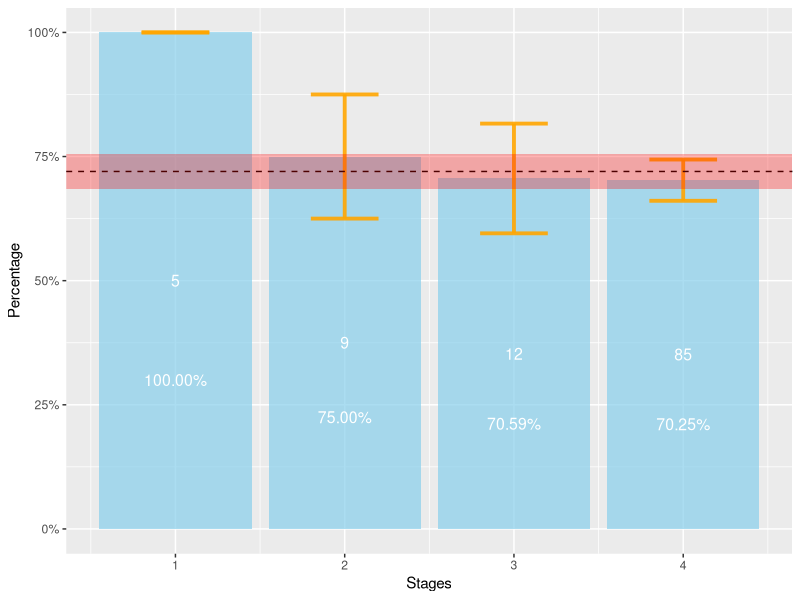
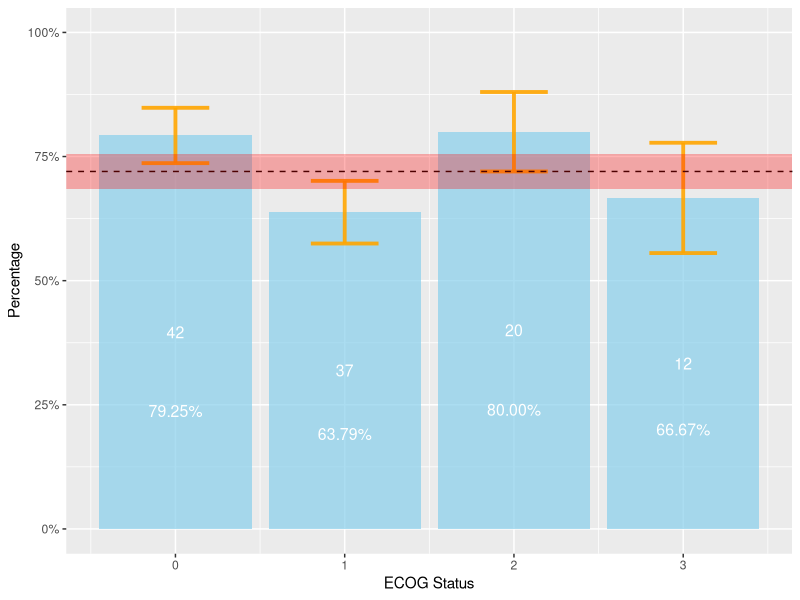
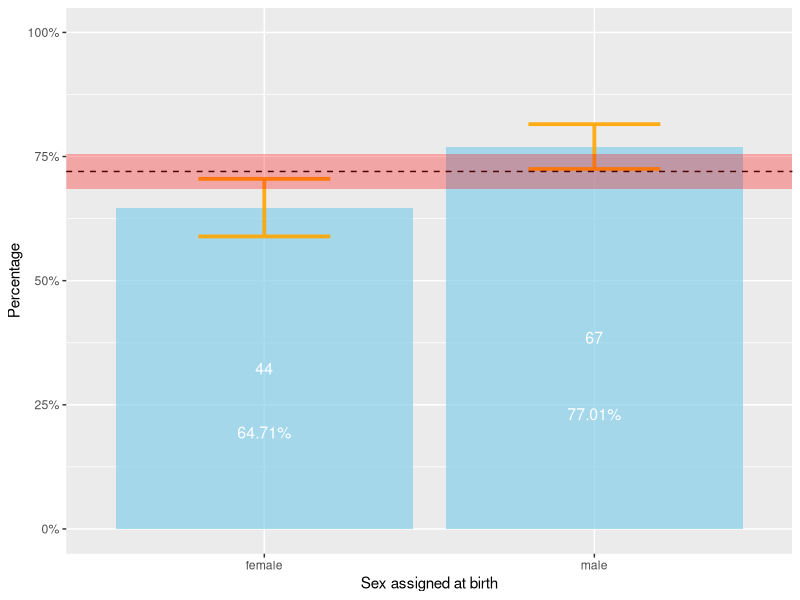
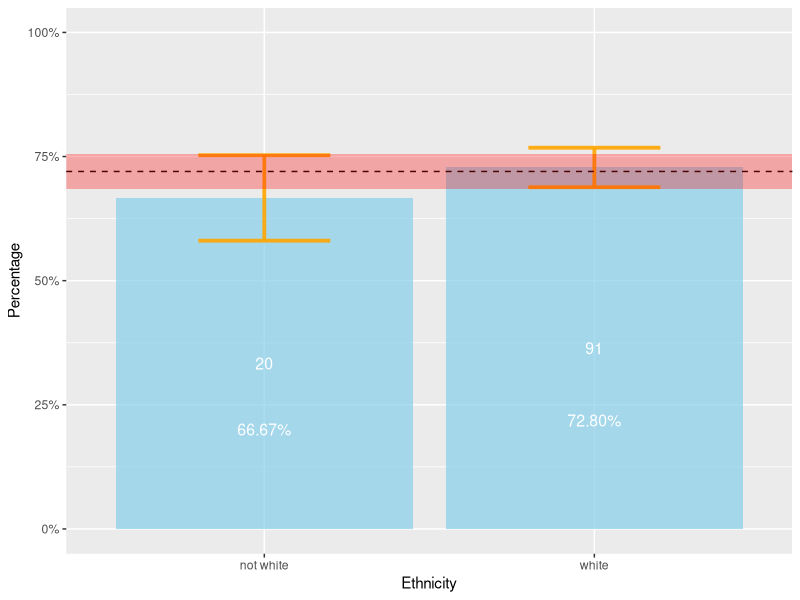
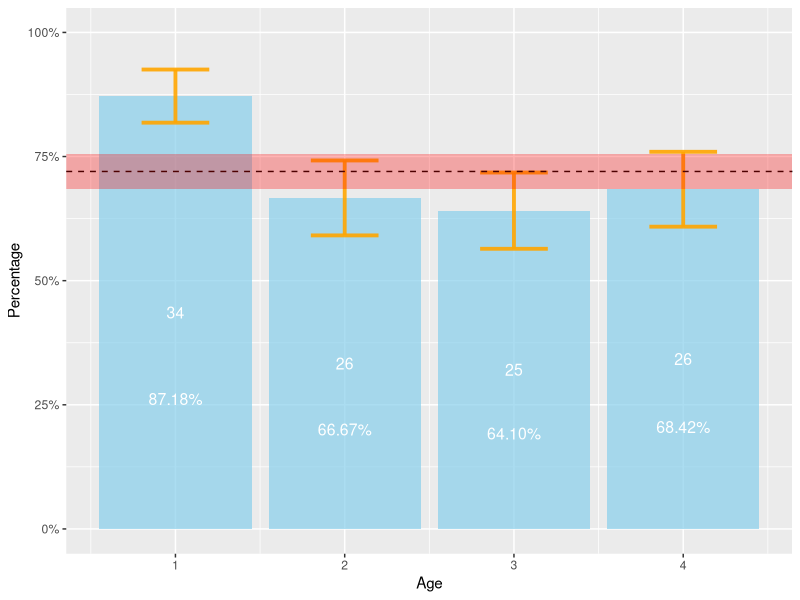
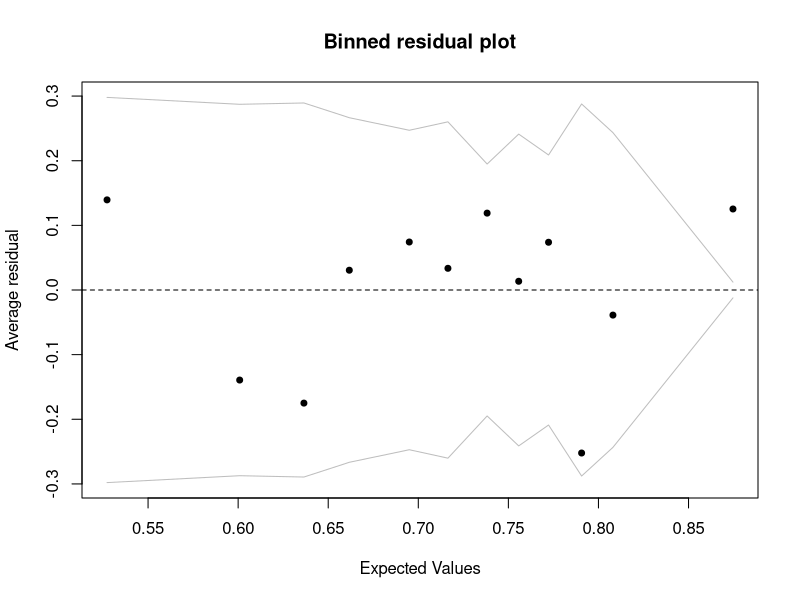

Source code (R) for these figures, in order:
## ---- chunk 1
knitr::opts_chunk$set(echo = TRUE)
## ---- chunk 2
#package we use
library(arm)
library(stringr)
library(dplyr)
library(arm)
library(MASS)
library(tidyverse)
## ---- chunk 3
dat <- read_csv('data.csv')
#second opinion tag 

dat$second_opinion <- str_detect(dat$`Reason No Referral`, pattern = 'second opinion') | str_detect(dat$`Somatic Testing
(y,n,other)`, pattern = 'second opinion')

#number of patients with second opinion
#sum(dat$second_opinion)

#the data we will use for the further analysis(exclude patients with second opinion)
dat_1 <- dat[dat$second_opinion == FALSE,]

#referral rate = ordered test / total number
#re-encoding 
dat_1$test <- ifelse(str_detect(dat_1$`Testing Ordered`, pattern = 'yes'), 1, 0)

#referral rate through time 
dat_1$`Initial Appt (#1-30)`[dat_1$`Initial Appt (#1-30)`> 15 & dat_1$`Initial Appt (#1-30)`< 16]  <- 15
dat_1$`Initial Appt (#1-30)`[dat_1$`Initial Appt (#1-30)`> 22 & dat_1$`Initial Appt (#1-30)`< 23]  <- 22

dat_1$`Genetics Referrals`<- ifelse(dat_1$`# Genetics Referrals` >0, "yes", "no")
dat_1$`Ethnicity/ Ancestry`<- ifelse(dat_1$`Ethnicity/ Ancestry` == "white", "white", "not white")

## ---- chunk 4
# average referral rate
avg_referral <- mean(dat_1$`Genetics Referrals` == 'yes')
#se
sqrt(avg_referral*(1-avg_referral)/nrow(dat_1))
## ---- chunk 5

df5<- dat_1 %>%
  count(`Genetics Referrals`,`Stage at Dx (#0-4)`) %>%
  arrange(`Genetics Referrals`, desc(`Stage at Dx (#0-4)`)) %>% # Rearranging in stacking order  
  group_by(`Stage at Dx (#0-4)`) %>%
  mutate(Freq2 = cumsum(n), # Calculating position of stacked Freq
         prop = n/sum(n),
         percentage = 100* n/sum(n))  # Calculating proportion of Freq

df5$label = paste0(sprintf("%.2f", df5$percentage), "%")
df5$sd<- sqrt( df5$prop*(1-df5$prop) / df5$Freq2)

df_5<- df5 %>% filter(`Genetics Referrals`== "yes")

ggplot(df_5) +
    geom_bar( aes(x=`Stage at Dx (#0-4)`, y=prop), stat="identity", fill="skyblue", alpha=0.7) +
    geom_errorbar(aes(x=`Stage at Dx (#0-4)`, ymin=prop-sd, ymax=prop+sd), width=0.4, colour="orange", alpha=0.9, size=1.3)+
    geom_text(aes(x=`Stage at Dx (#0-4)`, y=prop,label = n), position = position_stack(vjust = 0.5), size = 4, color="white")+
    geom_text(aes(x=`Stage at Dx (#0-4)`, y=prop,label = label), position = position_stack(vjust = 0.3), size = 4, color="white")+
   geom_hline(yintercept = 0.72, color = 'black',linetype  = 2 ) + 
   annotate('ribbon', x = c(-Inf, Inf), ymin = 0.72 -0.036, ymax = 0.72 + 0.036, 
           alpha = 0.3, fill = 'red') + 
    scale_y_continuous(labels = scales::percent)+
    ylab("Percentage")+
    xlab("Stages")
## ---- chunk 6

df6 <- dat_1 %>%
  count(`Genetics Referrals`,`ECOG at Initial (#0-4)`) %>%
  arrange(`Genetics Referrals`, desc(`ECOG at Initial (#0-4)`)) %>% # Rearranging in stacking order  
  group_by(`ECOG at Initial (#0-4)`) %>%
  mutate(Freq2 = cumsum(n), # Calculating position of stacked Freq
         prop = n/sum(n),
         percentage = 100* n/sum(n))  # Calculating proportion of Freq

df6$label = paste0(sprintf("%.2f", df6$percentage), "%")

df6$sd<- sqrt( df6$prop*(1-df6$prop) / df6$Freq2)

df_6<- df6 %>% filter(`Genetics Referrals`== "yes")


ggplot(df_6) +
    geom_bar( aes(x=`ECOG at Initial (#0-4)`, y=prop), stat="identity", fill="skyblue", alpha=0.7) +
    geom_errorbar(aes(x=`ECOG at Initial (#0-4)`, ymin=prop-sd, ymax=prop+sd), width=0.4, colour="orange", alpha=0.9, size=1.3)+
    geom_text(aes(x=`ECOG at Initial (#0-4)`, y=prop,label = n), position = position_stack(vjust = 0.5), size = 4, color="white")+
    geom_text(aes(x=`ECOG at Initial (#0-4)`, y=prop,label = label), position = position_stack(vjust = 0.3), size = 4, color="white")+
      geom_hline(yintercept = 0.72, color = 'black',linetype  = 2 ) + 
   annotate('ribbon', x = c(-Inf, Inf), ymin = 0.72 -0.036, ymax = 0.72 + 0.036, 
           alpha = 0.3, fill = 'red') + 
    scale_y_continuous(labels = scales::percent, limits = c(0,1))+
    ylab("Percentage")+
    xlab("ECOG Status") 
## ---- chunk 7

df7 <- dat_1 %>%
  count(`Genetics Referrals`,`Sex Assigned
at Birth (m/f)`) %>%
  arrange(`Genetics Referrals`, desc(`Sex Assigned
at Birth (m/f)`)) %>% # Rearranging in stacking order  
  group_by(`Sex Assigned
at Birth (m/f)`) %>%
  mutate(Freq2 = cumsum(n), # Calculating position of stacked Freq
         prop = n/sum(n),
         percentage = 100* n/sum(n))  # Calculating proportion of Freq

df7$label = paste0(sprintf("%.2f", df7$percentage), "%")

df7$sd<- sqrt( df7$prop*(1-df7$prop) / df7$Freq2)

df_7<- df7 %>% filter(`Genetics Referrals`== "yes")


ggplot(df_7) +
    geom_bar( aes(x=`Sex Assigned
at Birth (m/f)`, y=prop), stat="identity", fill="skyblue", alpha=0.7) +
    geom_errorbar(aes(x=`Sex Assigned
at Birth (m/f)`, ymin=prop-sd, ymax=prop+sd), width=0.4, colour="orange", alpha=0.9, size=1.3)+
    geom_text(aes(x=`Sex Assigned
at Birth (m/f)`, y=prop,label = n), position = position_stack(vjust = 0.5), size = 4, color="white")+
    geom_text(aes(x=`Sex Assigned
at Birth (m/f)`, y=prop,label = label), position = position_stack(vjust = 0.3), size = 4, color="white")+
      geom_hline(yintercept = 0.72, color = 'black',linetype  = 2 ) + 
   annotate('ribbon', x = c(-Inf, Inf), ymin = 0.72 -0.036, ymax = 0.72 + 0.036, 
           alpha = 0.3, fill = 'red') + 
    scale_y_continuous(labels = scales::percent, limits = c(0,1))+
    ylab("Percentage")+
    xlab("Sex assigned at birth") 
## ---- chunk 8

df8 <- dat_1 %>%
  count(`Genetics Referrals`,`Ethnicity/ Ancestry`) %>%
  arrange(`Genetics Referrals`, desc(`Ethnicity/ Ancestry`)) %>% # Rearranging in stacking order  
  group_by(`Ethnicity/ Ancestry`) %>%
  mutate(Freq2 = cumsum(n), # Calculating position of stacked Freq
         prop = n/sum(n),
         percentage = 100* n/sum(n))  # Calculating proportion of Freq

df8$label = paste0(sprintf("%.2f", df8$percentage), "%")

df8$sd<- sqrt( df8$prop*(1-df8$prop) / df8$Freq2)

df_8<- df8 %>% filter(`Genetics Referrals`== "yes")


ggplot(df_8) +
    geom_bar( aes(x=`Ethnicity/ Ancestry`, y=prop), stat="identity", fill="skyblue", alpha=0.7) +
    geom_errorbar(aes(x=`Ethnicity/ Ancestry`, ymin=prop-sd, ymax=prop+sd), width=0.4, colour="orange", alpha=0.9, size=1.3)+
    geom_text(aes(x=`Ethnicity/ Ancestry`, y=prop,label = n), position = position_stack(vjust = 0.5), size = 4, color="white")+
    geom_text(aes(x=`Ethnicity/ Ancestry`, y=prop,label = label), position = position_stack(vjust = 0.3), size = 4, color="white")+
     geom_hline(yintercept = 0.72, color = 'black',linetype  = 2 ) + 
   annotate('ribbon', x = c(-Inf, Inf), ymin = 0.72 -0.036, ymax = 0.72 + 0.036, 
           alpha = 0.3, fill = 'red') + 
    scale_y_continuous(labels = scales::percent, limits = c(0,1))+
    ylab("Percentage")+
    xlab("Ethnicity") 
## ---- chunk 9
#dat_1$`Age at Dx (#)`
quantile(dat_1$`Age at Dx (#)`)
## ---- chunk 10
dat_1 <- dat_1 %>%
    mutate(quantile = ntile(`Age at Dx (#)`, 4))
df8 <- dat_1 %>%
  count(`Genetics Referrals`,quantile) %>%
  arrange(`Genetics Referrals`, desc(quantile)) %>% # Rearranging in stacking order  
  group_by(quantile) %>%
  mutate(Freq2 = cumsum(n), # Calculating position of stacked Freq
         prop = n/sum(n),
         percentage = 100* n/sum(n))  # Calculating proportion of Freq

df8$label = paste0(sprintf("%.2f", df8$percentage), "%")

df8$sd<- sqrt( df8$prop*(1-df8$prop) / df8$Freq2)

df_8<- df8 %>% filter(`Genetics Referrals`== "yes")


ggplot(df_8) +
    geom_bar( aes(x=quantile, y=prop), stat="identity", fill="skyblue", alpha=0.7) +
    geom_errorbar(aes(x=quantile, ymin=prop-sd, ymax=prop+sd), width=0.4, colour="orange", alpha=0.9, size=1.3)+ 
    geom_text(aes(x=quantile, y=prop,label = n), position = position_stack(vjust = 0.5), size = 4, color="white")+
    geom_text(aes(x=quantile, y=prop,label = label), position = position_stack(vjust = 0.3), size = 4, color="white")+
    geom_hline(yintercept = 0.72, color = 'black',linetype  = 2 ) + 
   annotate('ribbon', x = c(-Inf, Inf), ymin = 0.72 -0.036, ymax = 0.72 + 0.036, 
           alpha = 0.3, fill = 'red') + 
    scale_y_continuous(labels = scales::percent, limits = c(0,1))+
    ylab("Percentage")+
    xlab("Age") 
## ---- chunk 11
dat_1$`Genetics Referrals`<- ifelse (dat_1$`Genetics Referrals` == "yes", 1, 0)
## ---- chunk 12
model1 <- glm(`Genetics Referrals` ~  `Stage at Dx (#0-4)` + 
                `ECOG at Initial (#0-4)` +
                `Age at Dx (#)` + 
                `Ethnicity/ Ancestry` + `Sex Assigned
at Birth (m/f)` , family = "binomial", data = dat_1)
summary(model1)
## ---- chunk 13
model2 <- glm(`Genetics Referrals` ~   `ECOG at Initial (#0-4)` 
              + `Age at Dx (#)` + 
                `Ethnicity/ Ancestry` + 
                `Sex Assigned
at Birth (m/f)` ,
family = "binomial", data = dat_1)
summary(model2)
## ---- chunk 14
model3 <- glm(`Genetics Referrals` ~  `Stage at Dx (#0-4)` +  
                `Age at Dx (#)` + 
                `Ethnicity/ Ancestry` +
                `Sex Assigned
at Birth (m/f)` , family = "binomial", data = dat_1)
summary(model3)
## ---- chunk 15
binnedplot(fitted(model1), 
           residuals(model1, type = "response"), 
           xlab = "Expected Values", 
           ylab = "Average residual", 
           main = "Binned residual plot",
           cex.pts = 0.8, 
           col.pts = 1, 
           col.int = "gray")
